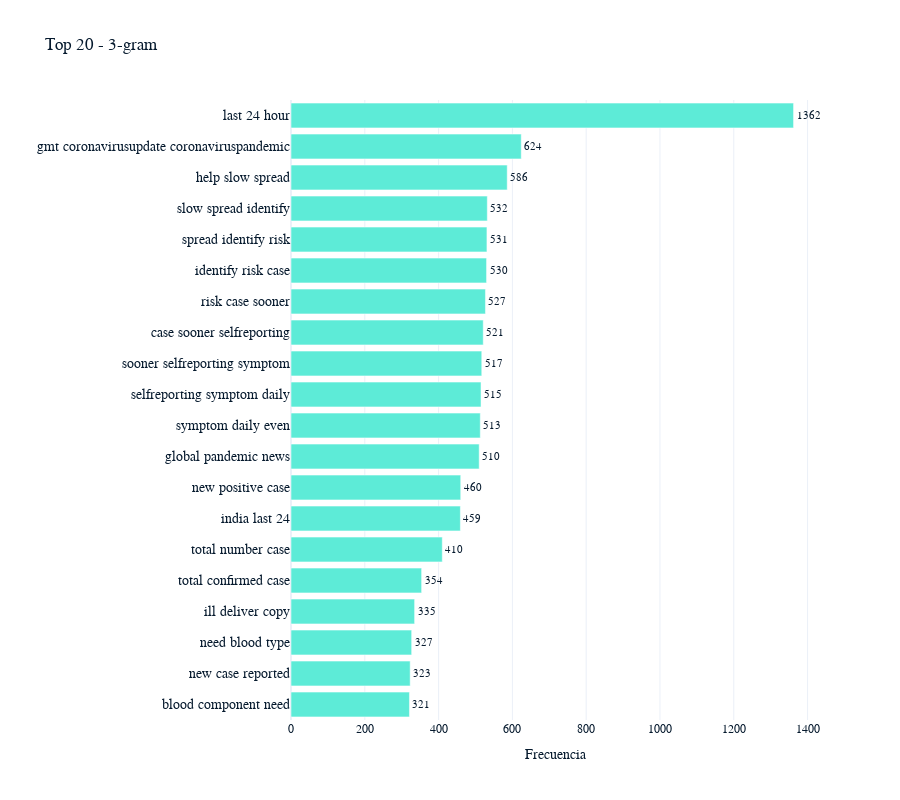

This figure's notebook cell:
### Code cell
## -------------------------------------------- PARAMETERS --------------------------------------------
# n-grama size
n = 3
# Number of results to show
display = 20

## -------------------------------------------- PREPARE DATA --------------------------------------------

# n-gram creation
n_gram = create_ngrams(words ,n)

# Frerquency
n_counter = Counter(n_gram).most_common(display)[::-1]

# Split tokens and quantity
tokens, counts = zip(*n_counter)

## -------------------------------------------- VISUALIZE --------------------------------------------
fig = px.bar(y=tokens, x=counts, text=counts, labels={'x': 'Frecuencia', 'y': ''}, title=f'Top {display} - {n}-gram')
fig.update_xaxes(tickangle=0)

# Show the Plotly chart with data labels and a custom figure size
fig.update_traces(textposition='outside',textangle=0, marker=dict(color='#5DEBD7'),
                  textfont=dict(size=11)) # Rotate labels to 0°
                  
fig.update_layout(
       plot_bgcolor='white', width=900, height=800,
       yaxis_tickfont=dict(size=14))
fig.show()

### Figure 1 — Plotly figure (JSON) as saved in the notebook; plotly's stock layout.template omitted (floating-point values rounded to 4 significant figures)
{"data": [{"alignmentgroup": "True", "hovertemplate": "Frecuencia=%{x}<br>=%{y}<br>text=%{text}<extra></extra>", "legendgroup": "", "marker": {"color": "#5DEBD7", "pattern": {"shape": ""}}, "name": "", "offsetgroup": "", "orientation": "h", "showlegend": false, "text": [321, 323, 327, 335, 354, 410, 459, 460, 510, 513, 515, 517, 521, 527, 530, 531, 532, 586, 624, 1362], "textposition": "outside", "x": [321, 323, 327, 335, 354, 410, 459, 460, 510, 513, 515, 517, 521, 527, 530, 531, 532, 586, 624, 1362], "xaxis": "x", "y": ["blood component need", "new case reported", "need blood type", "ill deliver copy", "total confirmed case", "total number case", "india last 24", "new positive case", "global pandemic news", "symptom daily even", "selfreporting symptom daily", "sooner selfreporting symptom", "case sooner selfreporting", "risk case sooner", "identify risk case", "spread identify risk", "slow spread identify", "help slow spread", "gmt coronavirusupdate coronaviruspandemic", "last 24 hour"], "yaxis": "y", "type": "bar", "textfont": {"size": 11}, "textangle": 0}], "layout": {"xaxis": {"anchor": "y", "domain": [0, 1], "title": {"text": "Frecuencia"}, "tickangle": 0}, "yaxis": {"anchor": "x", "domain": [0, 1], "title": {"text": ""}, "tickfont": {"size": 14}}, "legend": {"tracegroupgap": 0}, "title": {"text": "Top 20 - 3-gram"}, "barmode": "relative", "plot_bgcolor": "white", "width": 900, "height": 800}}
